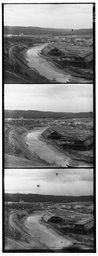
#> input picture png/1.png, 98 x 256 px, shrunk from 394 x 1024 before the run, found by its file name
$ jupyter execute --allow-errors zd.ipynb   (shell and % lines are left out)
#> lines starting #> are read from the running program, lines starting #| are printed output that depends on the picture
#> further down, img is the input picture: shape (256, 98); min 0, max 255, mean 130.5
### Восстановление фотографии Прокудина-Горского

[cell 1]
from skimage.io import imread, imshow, imsave
from skimage import img_as_float, img_as_ubyte
from skimage.transform import resize
from math import ceil
import skimage
import numpy as np
import os

[cell 2]
def colorify(img):
    img = img_as_float(img)
    size = img.shape[0] // 3
#> size = 85
    blue = img[0:size, ::].copy()
    horizontal = ceil(blue.shape[0] * (1 - 0.9))
#> horizontal = 9
    width = ceil(blue.shape[1] * (1 - 0.9))
#> width = 10
    blue = blue[horizontal:blue.shape[0] - horizontal, width:blue.shape[1] - width]
#> blue: shape (67, 78) float64

    red = img[size:size*2, ::].copy()
    horizontal = ceil(red.shape[0] * (1 - 0.9))
    width = ceil(red.shape[1] * (1 - 0.9))
    red = red[horizontal:red.shape[0] - horizontal, width:red.shape[1] - width]
#> red: shape (67, 78) float64


    green = img[size*2:size*3, ::].copy()
    horizontal = ceil(green.shape[0] * (1 - 0.9))
    width = ceil(green.shape[1] * (1 - 0.9))
    green = green[horizontal:green.shape[0] - horizontal, width:green.shape[1] - width]
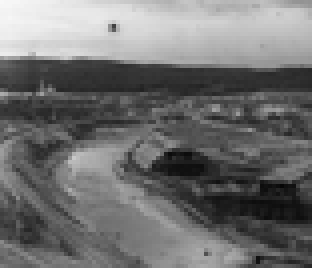
#> green: shape (67, 78) float64 (shown 4 times larger); min 0.0196, max 0.973, mean 0.439

    max_blue_corr = -1
    max_red_corr = -1

    x_b = -80
    y_b = -80
    x_r = -80
    y_r = -80

    x = np.arange(-80, 80)
    y = np.arange(-80, 80)

    for i in x:
        for j in y:
            temp_blue = blue.copy()
            temp_blue = np.roll(temp_blue, i, axis = 0)
            temp_blue = np.roll(temp_blue, j, axis = 1)
            corr = (temp_blue * green).sum()
            if corr > max_blue_corr:
                max_blue_corr = corr
                x_b = i
                y_b = j

            temp_red = red.copy()
            temp_red = np.roll(temp_red, i, axis = 0)
            temp_red = np.roll(temp_red, j, axis = 1)
            corr = (temp_red * green).sum()
            if corr > max_red_corr:
                max_red_corr = corr
                x_r = i
                y_r = j
#> after the loop, max_blue_corr = 1459.9; max_red_corr = 1427.6; x_b = -70; x_r = -68; y_b = -78; y_r = -78

    red = np.roll(red, x_r, axis = 0)
    red = np.roll(red, y_r, axis = 1)

    blue = np.roll(blue, x_b, axis = 0)
    blue = np.roll(blue, y_b, axis = 1)

    mod_img = np.dstack((green, red, blue))
    return mod_img

[cell 3]
img = imread("1.png")
img = colorify(img.copy())
imshow(img)

[cell 4]
img = imread("2.png")
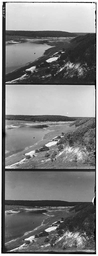
#> input picture png/2.png, 98 x 256 px, shrunk from 393 x 1024 before the run, found by its file name
#> img is the input picture: shape (256, 98); min 0, max 255, mean 128.8
img = colorify(img.copy())
#> in colorify (call 2), `green = green[horizontal:green.shape[0] - horizontal, width:green.shap..`:
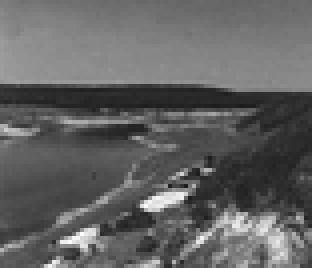
#> green: shape (67, 78) float64 (shown 4 times larger); min 0.11, max 0.996, mean 0.387
#> after the loop in colorify (call 2), `for i in x:`: max_blue_corr = 1180.9; max_red_corr = 1345.6; x_b = -68; x_r = -67; y_b = -79; y_r = -78
imshow(img)

[cell 5]
img = imread("3.png")
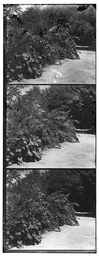
#> input picture png/3.png, 99 x 256 px, shrunk from 397 x 1024 before the run, found by its file name
#> img is the input picture: shape (256, 99); min 0, max 255, mean 105.3
img = colorify(img.copy())
#> in colorify (call 3), `green = green[horizontal:green.shape[0] - horizontal, width:green.shap..`:
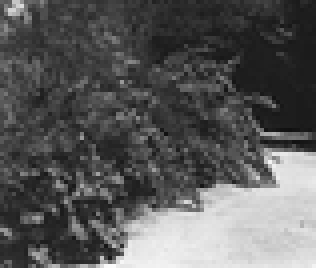
#> green: shape (67, 79) float64 (shown 4 times larger); min 0.0627, max 0.984, mean 0.352
#> after the loop in colorify (call 3), `for i in x:`: max_blue_corr = 778.7; max_red_corr = 926.1; x_b = -70; x_r = -69; y_b = -79
imshow(img)

#> (a cell that did not finish here is left out)

[cell 7]
img = imread("5.png")
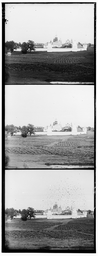
#> input picture png/5.png, 98 x 256 px, shrunk from 393 x 1024 before the run, found by its file name
#> img is the input picture: shape (256, 98); min 0, max 255, mean 161.2
img = colorify(img.copy())
#> in colorify (call 4), `green = green[horizontal:green.shape[0] - horizontal, width:green.shap..`:
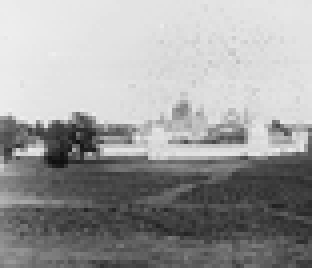
#> green: shape (67, 78) float64 (shown 4 times larger); min 0.0588, max 0.933, mean 0.616
#> after the loop in colorify (call 4), `for i in x:`: max_blue_corr = 2460; max_red_corr = 2678.7; x_b = -70; x_r = -68; y_b = -78
#> in colorify (call 4), `red = np.roll(red, x_r, axis = 0)`:
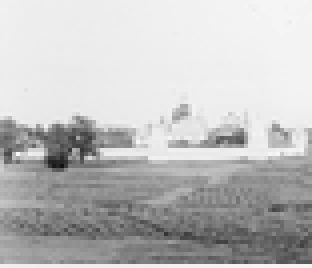
#> red: shape (67, 78) float64 (shown 4 times larger); min 0.0667, max 0.976, mean 0.747
#> in colorify (call 4), `blue = np.roll(blue, x_b, axis = 0)`:
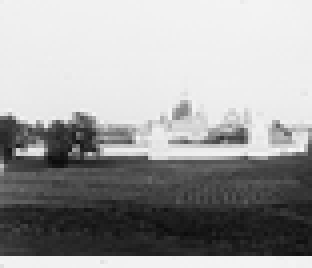
#> blue: shape (67, 78) float64 (shown 4 times larger); min 0.0471, max 0.976, mean 0.624
#> in colorify (call 4), `mod_img = np.dstack((green, red, blue))`:
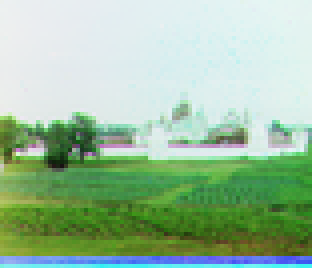
#> mod_img: shape (67, 78, 3) float64 (shown 4 times larger); mean of channels 0, 1, 2 0.616, 0.747, 0.624; drawn as R, G, B
imshow(img)
